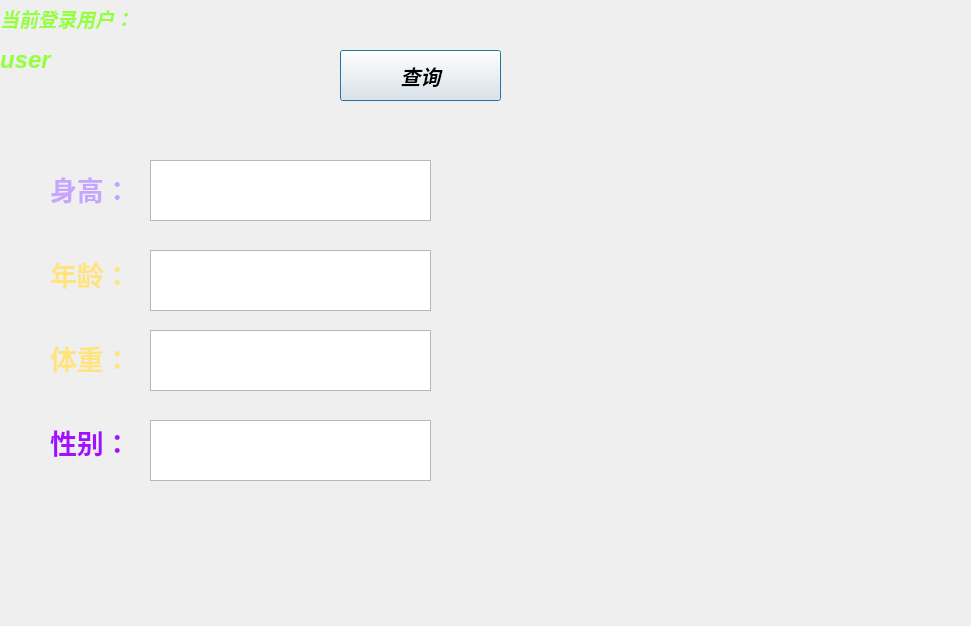
<?xml version="1.0" encoding="UTF-8"?>
<ui version="4.0">
 <class>perinfDialog</class>
 <widget class="QDialog" name="perinfDialog">
  <property name="geometry">
   <rect>
    <x>0</x>
    <y>0</y>
    <width>971</width>
    <height>626</height>
   </rect>
  </property>
  <property name="font">
   <font>
    <pointsize>20</pointsize>
   </font>
  </property>
  <property name="windowTitle">
   <string>Dialog</string>
  </property>
  <property name="styleSheet">
   <string notr="true">#perinfDialog{border-image: url(:/IMage/rd.png);}

</string>
  </property>
  <widget class="QPushButton" name="pushButton">
   <property name="geometry">
    <rect>
     <x>340</x>
     <y>50</y>
     <width>161</width>
     <height>51</height>
    </rect>
   </property>
   <property name="font">
    <font>
     <pointsize>15</pointsize>
     <italic>true</italic>
     <bold>true</bold>
    </font>
   </property>
   <property name="text">
    <string>查询</string>
   </property>
  </widget>
  <widget class="QTextEdit" name="heightte">
   <property name="geometry">
    <rect>
     <x>150</x>
     <y>160</y>
     <width>281</width>
     <height>61</height>
    </rect>
   </property>
  </widget>
  <widget class="QTextEdit" name="agete">
   <property name="geometry">
    <rect>
     <x>150</x>
     <y>250</y>
     <width>281</width>
     <height>61</height>
    </rect>
   </property>
  </widget>
  <widget class="QTextEdit" name="weightte">
   <property name="geometry">
    <rect>
     <x>150</x>
     <y>330</y>
     <width>281</width>
     <height>61</height>
    </rect>
   </property>
  </widget>
  <widget class="QTextEdit" name="genderte">
   <property name="geometry">
    <rect>
     <x>150</x>
     <y>420</y>
     <width>281</width>
     <height>61</height>
    </rect>
   </property>
  </widget>
  <widget class="QWidget" name="">
   <property name="geometry">
    <rect>
     <x>0</x>
     <y>0</y>
     <width>163</width>
     <height>78</height>
    </rect>
   </property>
   <layout class="QVBoxLayout" name="verticalLayout">
    <item>
     <widget class="QLabel" name="label">
      <property name="font">
       <font>
        <pointsize>14</pointsize>
        <italic>true</italic>
        <bold>true</bold>
       </font>
      </property>
      <property name="styleSheet">
       <string notr="true">color: #94ff3c</string>
      </property>
      <property name="text">
       <string>当前登录用户：</string>
      </property>
     </widget>
    </item>
    <item>
     <widget class="QLabel" name="username">
      <property name="font">
       <font>
        <pointsize>18</pointsize>
        <italic>true</italic>
        <bold>true</bold>
        <underline>false</underline>
       </font>
      </property>
      <property name="styleSheet">
       <string notr="true">color: #94ff3c</string>
      </property>
      <property name="text">
       <string>user</string>
      </property>
     </widget>
    </item>
   </layout>
  </widget>
  <widget class="QWidget" name="">
   <property name="geometry">
    <rect>
     <x>50</x>
     <y>150</y>
     <width>181</width>
     <height>331</height>
    </rect>
   </property>
   <layout class="QVBoxLayout" name="verticalLayout_2">
    <item>
     <widget class="QLabel" name="label_2">
      <property name="font">
       <font>
        <pointsize>20</pointsize>
        <italic>false</italic>
        <bold>true</bold>
       </font>
      </property>
      <property name="styleSheet">
       <string notr="true">
color: #c6a5ff</string>
      </property>
      <property name="text">
       <string>身高：</string>
      </property>
     </widget>
    </item>
    <item>
     <widget class="QLabel" name="label_3">
      <property name="font">
       <font>
        <pointsize>20</pointsize>
        <bold>true</bold>
       </font>
      </property>
      <property name="styleSheet">
       <string notr="true">color: #ffe37d</string>
      </property>
      <property name="text">
       <string>年龄：</string>
      </property>
     </widget>
    </item>
    <item>
     <widget class="QLabel" name="label_4">
      <property name="font">
       <font>
        <pointsize>20</pointsize>
        <bold>true</bold>
       </font>
      </property>
      <property name="styleSheet">
       <string notr="true">color: #ffe37d</string>
      </property>
      <property name="text">
       <string>体重：</string>
      </property>
     </widget>
    </item>
    <item>
     <widget class="QLabel" name="label_5">
      <property name="font">
       <font>
        <pointsize>20</pointsize>
        <bold>true</bold>
       </font>
      </property>
      <property name="styleSheet">
       <string notr="true">color: rgb(163, 16, 255);</string>
      </property>
      <property name="text">
       <string>性别：</string>
      </property>
     </widget>
    </item>
   </layout>
  </widget>
 </widget>
 <resources/>
 <connections/>
</ui>
